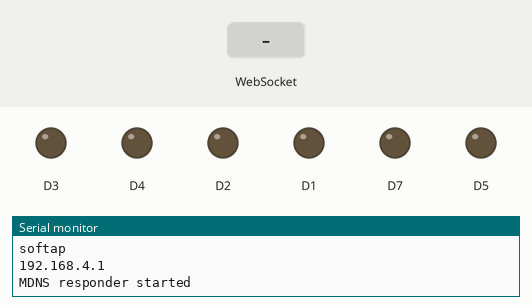
The sketch below on a simulated ESP8266 (NodeMCU). On the bench: output pins drawn as LEDs (lit = HIGH), the last lines printed to the serial monitor. The inputs (shaded band) are chosen by the test bench.

Above: at 1.2 s.
1.3 s: WebSocket text "1" received
At 1.6 s:
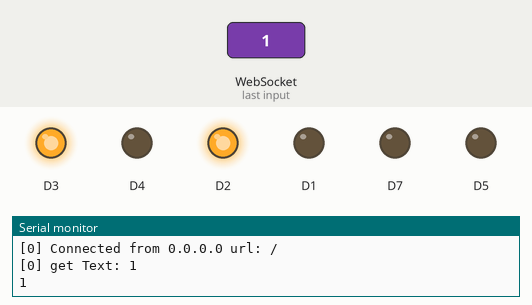
Timing chart, 0 to 4.3 s (numbered marks = the images above; inputs shaded):
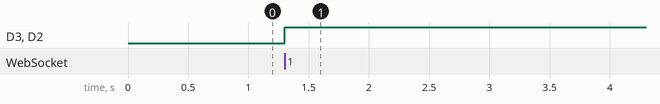

The sketch:

car_race.ino
```cpp
#include <ESP8266WiFi.h>
#include <WiFiClient.h>
#include <ESP8266WebServer.h>
#include <WebSocketsServer.h>
#include <ArduinoJson.h>
#include <ESP8266mDNS.h>


WebSocketsServer webSocket(81);
ESP8266WebServer server(80);

//void noMovement(double motorSpeed){
//  digitalWrite(D1, LOW);
//  digitalWrite(D3, LOW);
//  digitalWrite(D2, LOW);
//  digitalWrite(D4, LOW);
//  analogWrite(,motorSpeed);
//  analogWrite(,motorSpeed);
//}

void Forward(double motorSpeed){

  //left motor
  digitalWrite(D1, HIGH); //IN1
  digitalWrite(D2, LOW); //IN2
  analogWrite(D5,motorSpeed); //speed

  //right motor
  digitalWrite(D3, LOW); //IN3
  digitalWrite(D4, HIGH); //IN4
  analogWrite(D7,motorSpeed); //speed
}


void Reverse(double motorSpeed){

  //left motor
  digitalWrite(D1, LOW); //IN1
  digitalWrite(D2, HIGH); //IN2
  analogWrite(D5,motorSpeed); //speed

  //right motor
  digitalWrite(D3, HIGH); //IN3
  digitalWrite(D4, LOW); //IN4
  analogWrite(D7,motorSpeed); //speed
}

void leftfunc(double motorSpeed){

  //left motor
  digitalWrite(D1,LOW); //IN1
  digitalWrite(D2,HIGH); //IN2
  analogWrite(D5,motorSpeed); //speed

  //right motor
  digitalWrite(D3,LOW); //IN3
  digitalWrite(D4,HIGH); //IN4
  analogWrite(D7,motorSpeed);//speed
}

void rightfunc(double motorSpeed){
  //left motor
  digitalWrite(D1,HIGH); //IN1
  digitalWrite(D2,LOW); //IN2
  analogWrite(D5,motorSpeed); //speedh

  //right motor
  digitalWrite(D3,HIGH); //IN3
  digitalWrite(D4,LOW); //IN4
  analogWrite(D7,motorSpeed); //speed
}

void SerializeJSONData(DynamicJsonDocument doc){
    int isforward = doc["isforward"];
    int left = doc["isleft"]; // isleft
    int right = doc["isright"];
    double motorSpeed = doc["speed"];

//    if(motorSpeed==0.0 && left != 1 && right != 1){
//      noMovement();
//      Serial.println("MOVEMENT STOPPED");
//    }

    if (isforward == 1 ){  //&& motorSpeed > 1.0
      Forward(motorSpeed);
    }
    if (isforward == 0)   { //&& motorSpeed > 1.0)
      Reverse(motorSpeed);
    }
    if(left == 1){
      leftfunc(motorSpeed);
    }
    if(right == 1){
      rightfunc(motorSpeed);
    }
}

void webSocketEvent(uint8_t num, WStype_t type, uint8_t *payload, size_t length)
{
  switch (type)
  {
  case WStype_DISCONNECTED:
    Serial.printf("[%u] Disconnected!\n", num);
    break;
  case WStype_CONNECTED:
  {
    IPAddress ip = webSocket.remoteIP(num);
    Serial.printf("[%u] Connected from %d.%d.%d.%d url: %s\n", num, ip[0], ip[1], ip[2], ip[3], payload);

    // send message to client
    webSocket.sendTXT(num, "Connected from server");
  }
  break;
  case WStype_TEXT:
    Serial.printf("[%u] get Text: %s\n", num, payload);
    String message = String((char *)(payload));
    Serial.println(message);

    // serializing data
    DynamicJsonDocument doc(200);
    DeserializationError error = deserializeJson(doc, message);
    if (error)
    {
      Serial.print("deserializeJson() failed: ");
      Serial.println(error.c_str());
      return;
    }

    SerializeJSONData(doc);// data function called here
  }
}

void setup()
{
  Serial.begin(115200);
  pinMode(D1, OUTPUT);
  pinMode(D2, OUTPUT);
  pinMode(D3, OUTPUT);
  pinMode(D4, OUTPUT);
  //WiFi.hostname("vishal");
  //WiFi.mode(WIFI_AP);
  WiFi.softAP("IoT Car", "");
  Serial.println("softap");
  Serial.println("");
  Serial.println(WiFi.softAPIP());

  if (MDNS.begin("ESP"))
  { // esp.local/
    Serial.println("MDNS responder started");
  }

  server.begin();
  webSocket.begin();
  webSocket.onEvent(webSocketEvent);
}

void loop()
{
  webSocket.loop();
  server.handleClient();
}
```

Measured:
- after the input at 1.3 s, D3, D2: LOW → HIGH at once
